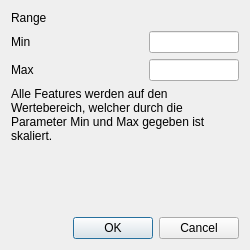
<?xml version="1.0" encoding="UTF-8"?>
<ui version="4.0">
 <class>MinMaxScalerDialog</class>
 <widget class="QDialog" name="MinMaxScalerDialog">
  <property name="geometry">
   <rect>
    <x>0</x>
    <y>0</y>
    <width>250</width>
    <height>250</height>
   </rect>
  </property>
  <property name="minimumSize">
   <size>
    <width>250</width>
    <height>250</height>
   </size>
  </property>
  <property name="maximumSize">
   <size>
    <width>250</width>
    <height>250</height>
   </size>
  </property>
  <property name="windowTitle">
   <string>MinMaxScaler - Parametrisierung</string>
  </property>
  <property name="windowIcon">
   <iconset resource="../content/resources.qrc">
    <normaloff>:/MainWindowIcon.png</normaloff>:/MainWindowIcon.png</iconset>
  </property>
  <layout class="QVBoxLayout" name="verticalLayout_2">
   <item>
    <layout class="QVBoxLayout" name="verticalLayout">
     <item>
      <widget class="QLabel" name="label">
       <property name="text">
        <string>Range</string>
       </property>
      </widget>
     </item>
     <item>
      <layout class="QHBoxLayout" name="horizontalLayout">
       <item>
        <widget class="QLabel" name="label_5">
         <property name="text">
          <string>Min</string>
         </property>
        </widget>
       </item>
       <item>
        <spacer name="horizontalSpacer_2">
         <property name="orientation">
          <enum>Qt::Horizontal</enum>
         </property>
         <property name="sizeHint" stdset="0">
          <size>
           <width>17</width>
           <height>20</height>
          </size>
         </property>
        </spacer>
       </item>
       <item>
        <widget class="QLineEdit" name="dataMinLineEdit">
         <property name="minimumSize">
          <size>
           <width>90</width>
           <height>0</height>
          </size>
         </property>
         <property name="maximumSize">
          <size>
           <width>90</width>
           <height>16777215</height>
          </size>
         </property>
        </widget>
       </item>
      </layout>
     </item>
     <item>
      <layout class="QHBoxLayout" name="horizontalLayout_2">
       <item>
        <widget class="QLabel" name="label_6">
         <property name="text">
          <string>Max</string>
         </property>
        </widget>
       </item>
       <item>
        <spacer name="horizontalSpacer">
         <property name="orientation">
          <enum>Qt::Horizontal</enum>
         </property>
         <property name="sizeHint" stdset="0">
          <size>
           <width>17</width>
           <height>20</height>
          </size>
         </property>
        </spacer>
       </item>
       <item>
        <widget class="QLineEdit" name="dataMaxLineEdit">
         <property name="minimumSize">
          <size>
           <width>90</width>
           <height>0</height>
          </size>
         </property>
         <property name="maximumSize">
          <size>
           <width>90</width>
           <height>16777215</height>
          </size>
         </property>
        </widget>
       </item>
      </layout>
     </item>
     <item>
      <widget class="QLabel" name="label_2">
       <property name="text">
        <string>Alle Features werden auf den Wertebereich, welcher durch die Parameter Min und Max gegeben ist skaliert.</string>
       </property>
       <property name="wordWrap">
        <bool>true</bool>
       </property>
      </widget>
     </item>
     <item>
      <spacer name="verticalSpacer">
       <property name="orientation">
        <enum>Qt::Vertical</enum>
       </property>
       <property name="sizeHint" stdset="0">
        <size>
         <width>20</width>
         <height>40</height>
        </size>
       </property>
      </spacer>
     </item>
     <item>
      <widget class="QDialogButtonBox" name="buttonBox">
       <property name="orientation">
        <enum>Qt::Horizontal</enum>
       </property>
       <property name="standardButtons">
        <set>QDialogButtonBox::Cancel|QDialogButtonBox::Ok</set>
       </property>
      </widget>
     </item>
    </layout>
   </item>
  </layout>
 </widget>
 <tabstops>
  <tabstop>dataMinLineEdit</tabstop>
  <tabstop>dataMaxLineEdit</tabstop>
  <tabstop>buttonBox</tabstop>
 </tabstops>
 <resources>
  <include location="../content/resources.qrc"/>
 </resources>
 <connections>
  <connection>
   <sender>buttonBox</sender>
   <signal>accepted()</signal>
   <receiver>MinMaxScalerDialog</receiver>
   <slot>accept()</slot>
   <hints>
    <hint type="sourcelabel">
     <x>248</x>
     <y>254</y>
    </hint>
    <hint type="destinationlabel">
     <x>157</x>
     <y>274</y>
    </hint>
   </hints>
  </connection>
  <connection>
   <sender>buttonBox</sender>
   <signal>rejected()</signal>
   <receiver>MinMaxScalerDialog</receiver>
   <slot>reject()</slot>
   <hints>
    <hint type="sourcelabel">
     <x>316</x>
     <y>260</y>
    </hint>
    <hint type="destinationlabel">
     <x>286</x>
     <y>274</y>
    </hint>
   </hints>
  </connection>
 </connections>
</ui>
